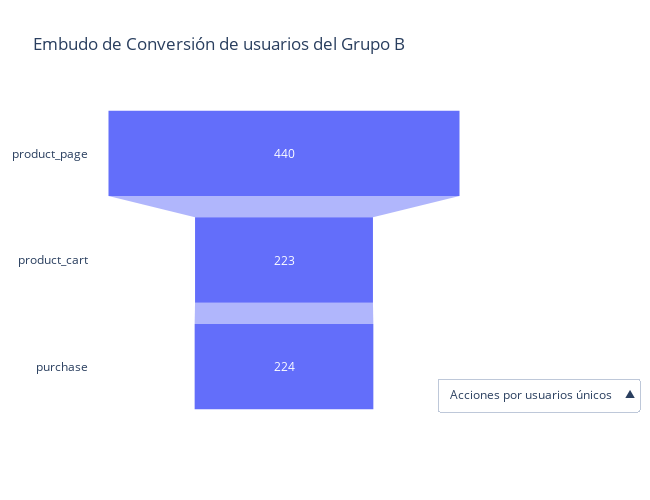

Write notebook code for a chart like this one.
### Markdown cell above
- 47 usuarios del grupo A pasaron exclusivamente por el proceso regular del embudo
- 132 usuarios del grupo A realizaron compras directas.

Esto indica que casi el triple (2.8 veces) de usuarios del grupo A hicieron compras directas sin agregar nada al carrito.

### Code cell
# Trazar embudo del Grupo B
title = 'Embudo de Conversión de usuarios del Grupo B'
i_funnel_dualplot(b_funnel_unique, b_funnel_general, title, label_1, label_2)

### Figure 1 — Plotly figure (JSON) as saved in the notebook; plotly's stock layout.template omitted (floating-point values rounded to 4 significant figures)
{"data": [{"type": "funnel", "x": [440, 223, 224], "y": ["product_page", "product_cart", "purchase"]}], "layout": {"height": 500, "plot_bgcolor": "rgba(0,0,0,0)", "title": {"text": "Embudo de Conversión de usuarios del Grupo B"}, "updatemenus": [{"buttons": [{"args": [{"x": [[440, 223, 224]], "y": [["product_page", "product_cart", "purchase"]]}], "label": "Acciones por usuarios únicos", "method": "restyle"}, {"args": [{"x": [[1163, 583, 584]], "y": [["product_page", "product_cart", "purchase"]]}], "label": "Todas las acciones", "method": "restyle"}], "direction": "up", "showactive": true, "x": 1.15, "xanchor": "center", "y": 0.13, "yanchor": "top"}], "width": 650}}
